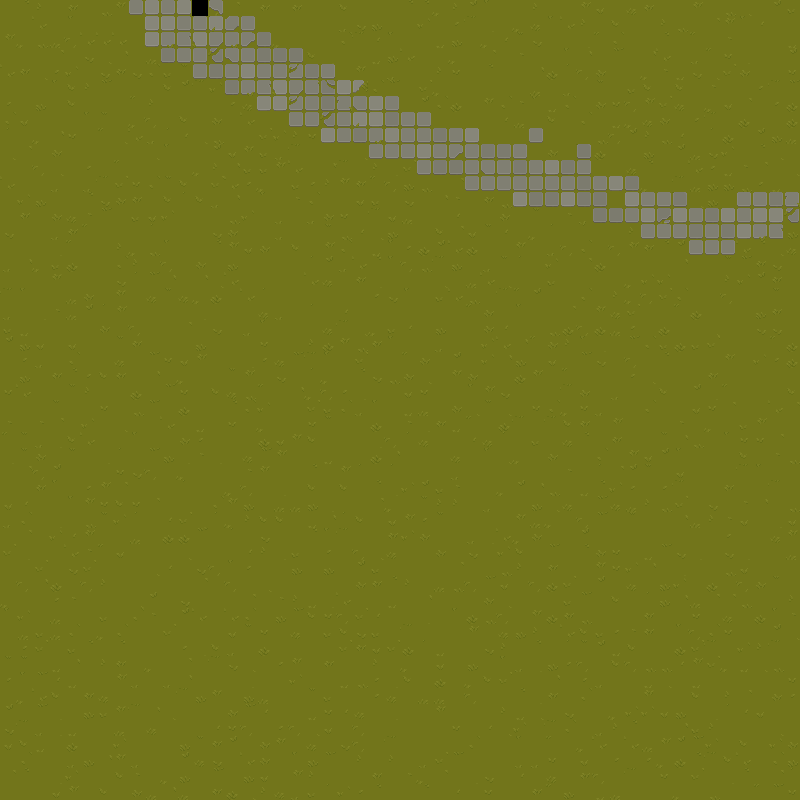

The image is a tile-based game level rendered from a .tmx file. Its description and source (layers, tilesets, objects; grid data summarised) follow:
An orthogonal 50x50 tile map with 16x16 px tiles, 1 tile layer (Tile Layer 1).

<map version="1.10" tiledversion="1.10.2" orientation="orthogonal" renderorder="right-down" width="50" height="50" tilewidth="16" tileheight="16" infinite="0" nextlayerid="2" nextobjectid="1">
 <tileset firstgid="1" source="TX Tileset Grass.tsx" />
 <layer id="1" name="Tile Layer 1" width="50" height="50">
  <data>[2500 cells, 2499 non-empty, 88 distinct tile ids]</data>
 </layer>
</map>
